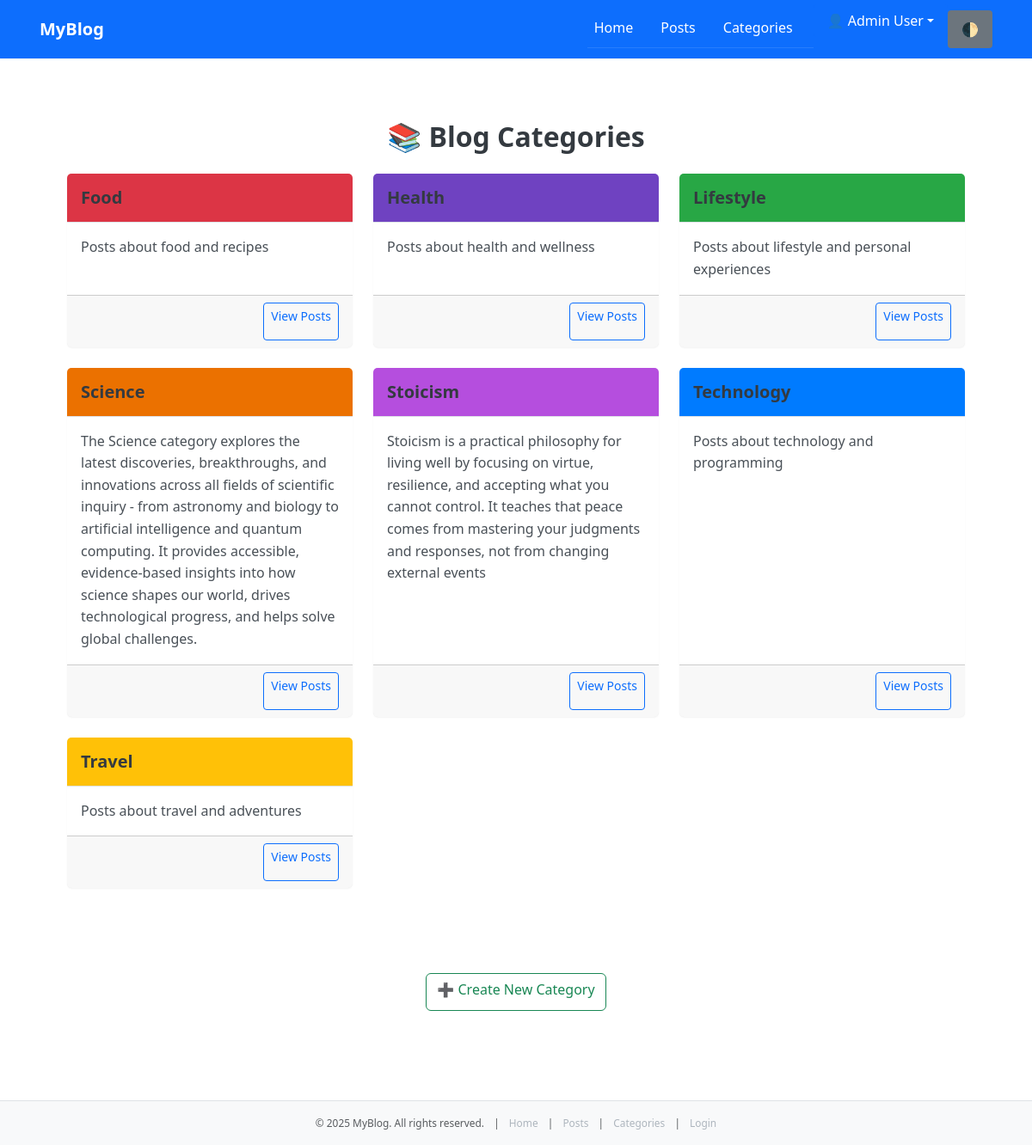
Page /index.php?page=categories-index (signed in) on the committed database.
### tables this page shows
CREATE TABLE `categories` (
  `id` int(11) NOT NULL,
  `name` varchar(255) NOT NULL,
  `slug` varchar(255) NOT NULL,
  `description` text DEFAULT NULL,
  `color` varchar(7) DEFAULT '#007bff',
  `status` enum('active','inactive') DEFAULT 'active',
  `created_at` timestamp NOT NULL DEFAULT current_timestamp(),
  `updated_at` timestamp NOT NULL DEFAULT current_timestamp() ON UPDATE current_timestamp()
);

### src/Models/Category.php (called while the page is built, shortened)
<?php
class Category {
    public static function getAll($conn) {
        $List = array();
        $sql = "SELECT * FROM categories ORDER BY name ASC";
        $result = mysqli_query($conn, $sql);
        $i = 0;
        while ($data = mysqli_fetch_array($result)) {
            $List[$i]['id'] = $data['id'];
            $List[$i]['name'] = $data['name'];
            $List[$i]['slug'] = $data['slug'];
            $List[$i]['description'] = $data['description'];
            $List[$i]['color'] = $data['color'];
            $List[$i]['status'] = $data['status'];
            $List[$i]['created_at'] = $data['created_at'];
            $List[$i]['updated_at'] = $data['updated_at'];
            $i++;
        }
        return $List;
    }
}
?>

### src/controllers/CategoryController.php (called while the page is built, shortened)
<?php
require_once __DIR__ . '/../models/Category.php';
class CategoryController {
    public static function index($conn) {
        $List = Category::getAll($conn);
        return $List;
    }
}
?>

### src/views/categories/index.php (the view, shortened to what this page needs)
<?php
require_once __DIR__ . '/../../controllers/CategoryController.php';
$conn = connectDB();
$categories = CategoryController::index($conn);
?>
<section class="section section-light fade-in">
    <div class="container" id="main-content">
        <h2 class="text-center mb-4">📚 Blog Categories</h2>
        <?php if (!empty($categories)): ?>
            <div class="row">
                <?php foreach ($categories as $category): ?>
                    <?php if ($category['status'] === 'active'): ?>
                        <div class="col-md-6 col-lg-4 mb-4">
                            <div class="card border-0 shadow-sm h-100">
                                <div class="card-header text-white" style="background-color: <?= htmlspecialchars($category['color']) ?>;">
                                    <h5 class="mb-0"><?= htmlspecialchars($category['name']) ?></h5>
                                </div>
                                <div class="card-body">
                                    <p class="card-text"><?= htmlspecialchars($category['description']) ?></p>
                                </div>
                                <div class="card-footer text-end">
                                    <a href="<?= BASE_PATH ?>index.php?page=categories-show&slug=<?= urlencode($category['slug']) ?>" class="btn btn-sm btn-outline-primary">View Posts</a>
                                </div>
                            </div>
                        </div>
                    <?php endif; ?>
                <?php endforeach; ?>
            </div>
        <?php if (isset($_SESSION['user']) && $_SESSION['user']['role'] === 'Sr Administrator'): ?>
            <div class="text-center mt-4">
                <br><br>
                <a href="<?= BASE_PATH ?>index.php?page=categories-create" class="btn btn-outline-success">➕ Create New Category</a>
            </div>
        <?php endif; ?>
        <?php else: ?>
            <div class="alert alert-info text-center">No categories found.</div>
        <?php endif; ?>
    </div>
</section>
<?php
include __DIR__ . '/../layout/main.php';

### public/assets/css/style.css (style rules this page uses)
*, *::before, *::after { box-sizing: border-box; margin: 0; padding: 0; }
html, body { height: 100%; font-family: 'Segoe UI', 'Roboto', 'Helvetica Neue', sans-serif; font-size: 16px; line-height: 1.6; background-color: #f8f9fa; color: #212529; }
h1, h2, h3, h4, h5, h6 { font-weight: 600; margin-bottom: 0.75rem; color: #343a40; }
p { margin-bottom: 1rem; color: #495057; }
a { color: #0d6efd; text-decoration: none; transition: color 0.2s ease-in-out; }
.container { max-width: 1140px; margin: 0 auto; padding-left: 1rem; padding-right: 1rem; }
.section { padding: 3rem 0; }
.section-light { background-color: #ffffff; }
.card-header { padding: 1rem; border-bottom: 1px solid #dee2e6; font-weight: 600; background-color: #f8f9fa; }
.card-body { padding: 1rem; }
.mt-4 { margin-top: 1.5rem !important; }
.mb-4 { margin-bottom: 1.5rem !important; }
.shadow-sm { box-shadow: 0 1px 2px rgba(0, 0, 0, 0.05) !important; }
.fade-in { animation: fadeIn 0.6s ease-in-out forwards; }
:root { --color-primary: #0d6efd; --color-secondary: #6c757d; --color-success: #198754; --color-danger: #dc3545; --color-warning: #ffc107; --color-info: #0dcaf0; --color-light: #f8f9fa; --color-dark: #212529; --font-base: 'Segoe UI', 'Roboto', 'Helvetica Neue', sans-serif; --font-size-base: 16px; --line-height-base: 1.6; --border-radius-sm: 0.25rem; --border-radius-md: 0.5rem; --border-radius-lg: 1rem; --shadow-sm: 0 1px 2px rgba(0, 0, 0, 0.05); --shadow-md: 0 2px 6px rgba(0, 0, 0, 0.1); --shadow-lg: 0 4px 12px rgba(0, 0, 0, 0.15); }
header, main, footer, nav, section, article, aside { display: block; }
section { margin-bottom: 2rem; }
body { padding: 0; margin: 0; overflow-x: hidden; }
.container, .section, .card-custom, .tab-content, .blog-card, .dashboard-card { padding-left: 1rem; padding-right: 1rem; }
button, a, input, textarea, select { touch-action: manipulation; -webkit-tap-highlight-color: transparent; }
.btn, .nav-link, .card-custom, .tab-item, .dropdown-toggle { min-height: 44px; min-width: 44px; }
:root { --theme-bg: #ffffff; --theme-text: #212529; --theme-accent: #0d6efd; --theme-muted: #6c757d; --theme-border: #dee2e6; }
body { background-color: var(--theme-bg); color: var(--theme-text); }
a { color: var(--theme-accent); }

### rows in the picture
categories: name "Food", description "Posts about food and recipes"
categories: name "Health", description "Posts about health and wellness"
categories: name "Lifestyle", description "Posts about lifestyle and personal experiences"
categories: name "Science", description "The Science category explores the latest discoveries, breakthroughs, and innovations across all fields of scientific inquiry - from astronomy and biology to artificial intelligence and quantum computing. It provides accessible, evidence-based insights into how science shapes our world, drives technological progress, and helps solve global challenges."
categories: name "Stoicism", description "Stoicism is a practical philosophy for living well by focusing on virtue, resilience, and accepting what you cannot control. It teaches that peace comes from mastering your judgments and responses, not from changing external events"
categories: name "Technology", description "Posts about technology and programming"
categories: name "Travel", description "Posts about travel and adventures"

### other values in the picture
$username "Admin User"
